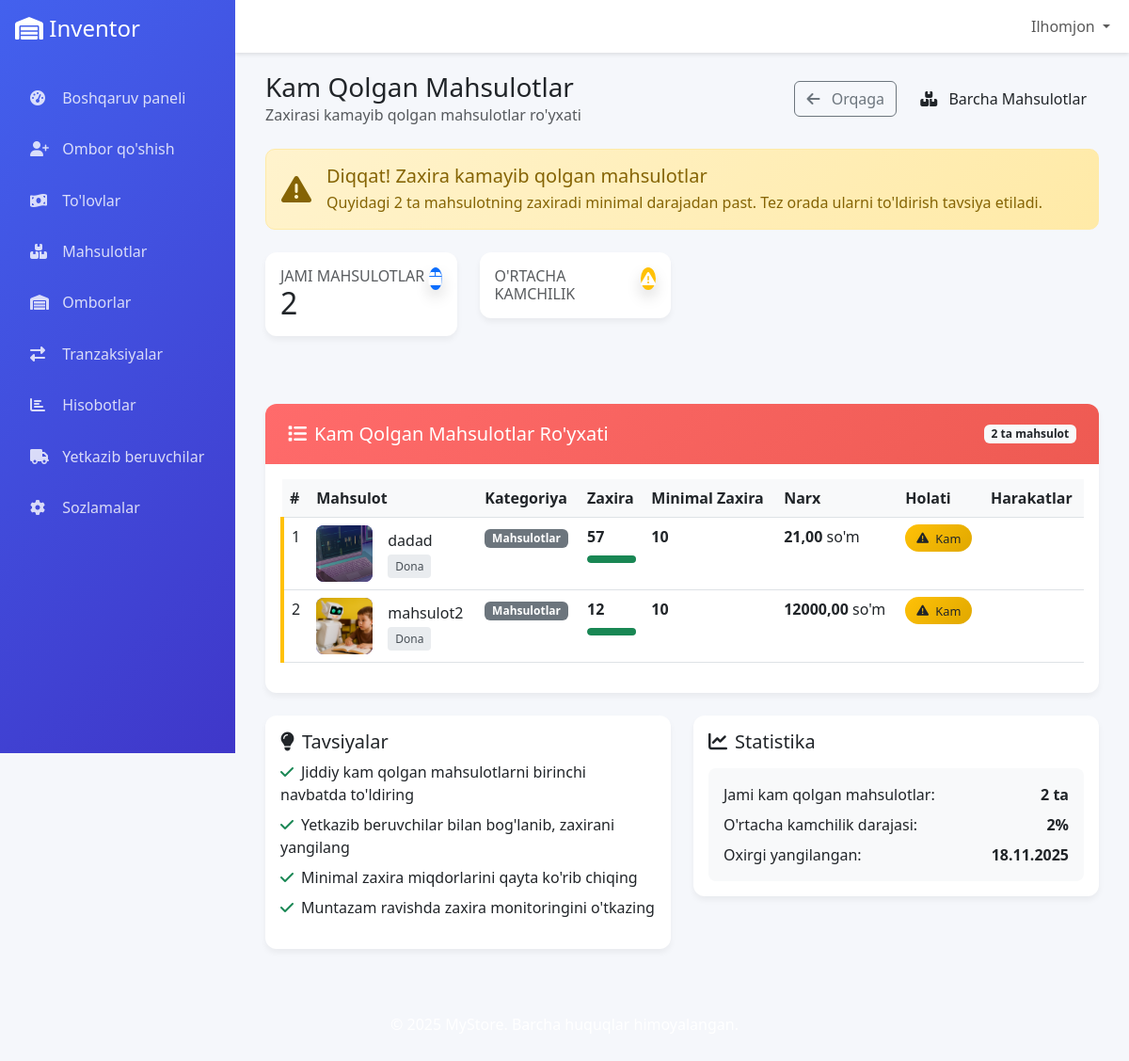
/products/statistics/low-stock/ (signed in), run on an earlier commit of the app's database.
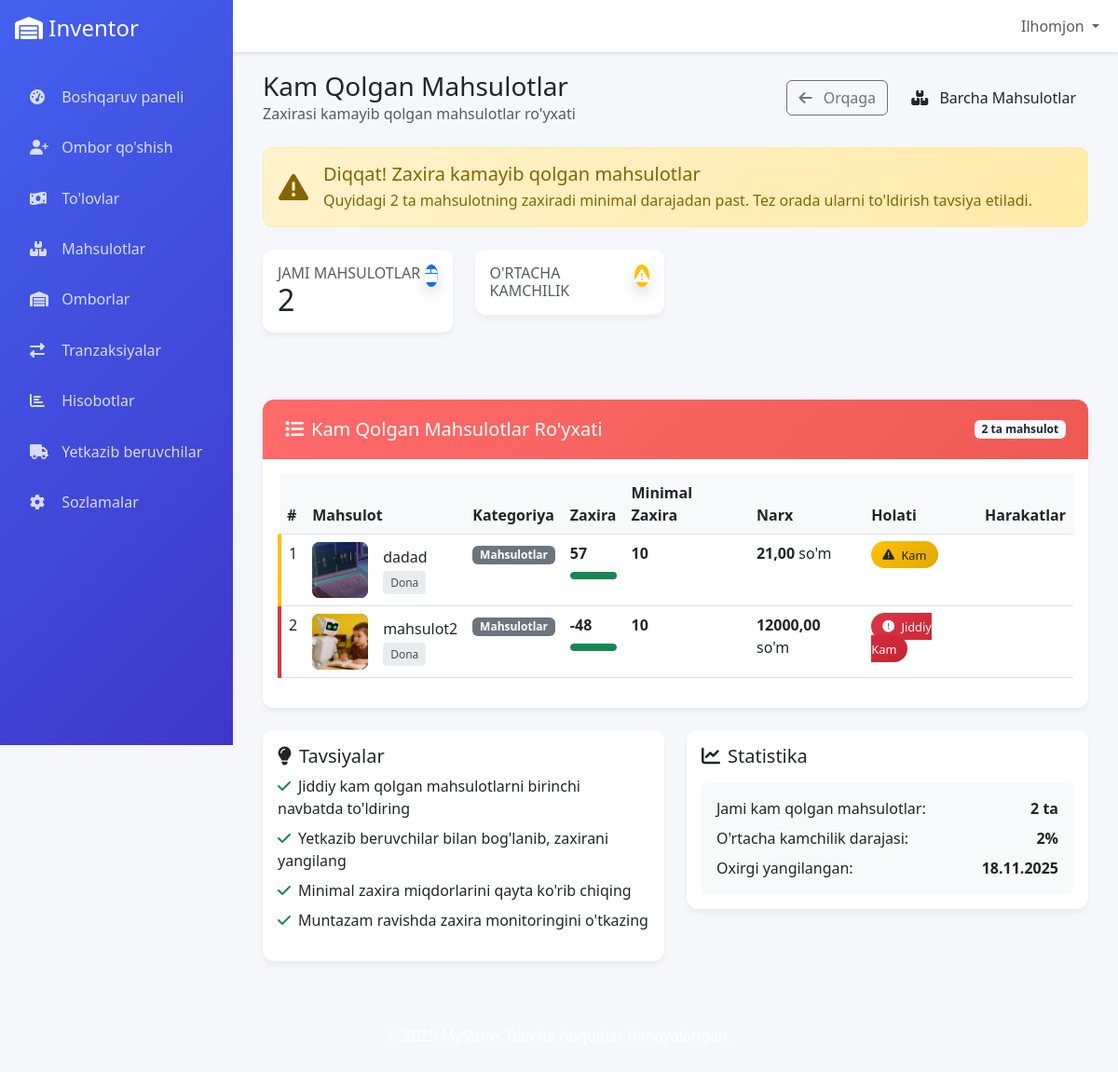
And on a later commit of the database.
### products/models.py (models this page shows, shortened)
class Product(models.Model):
    UNIT_CHOICES = (
        ('kg', 'kg'),
        ('box', 'Karopka'),
        ('l', 'Litr'),
        ('m', 'Metr'),
        ('ton', 'Tonna'),
        ('piece', 'Dona'),
        ('pack', 'Pochka'),
    )
    name = models.CharField(max_length=100)
    category = models.ForeignKey(Category, on_delete=models.CASCADE, related_name="products")
    description = models.TextField(blank=True)
    price = models.DecimalField(max_digits=10, decimal_places=2)
    image = models.ImageField(upload_to='products/', null=True, blank=True)
    min_stock = models.IntegerField(default=0)
    stock_quantity = models.IntegerField(default=0)
    unit = models.CharField(max_length=10, choices=UNIT_CHOICES, default='piece')
    created_at = models.DateTimeField(auto_now_add=True)
    updated_at = models.DateTimeField(auto_now=True)
    supplier = models.ForeignKey('inventor.Supplier', on_delete=models.SET_NULL, null=True, blank=True)
    warehouse = models.ForeignKey('inventor.Warehouse', on_delete=models.CASCADE, null=True, blank=True)
    class Meta:
        ordering = ['name']

class Category(models.Model):
    name = models.CharField(max_length=100, unique=True)
    description = models.TextField(blank=True)

### products/views.py (the view)
# urls.py: path('statistics/low-stock/', views.low_stock_products, name='low_stock_products'),
@login_required
def low_stock_products(request):
    products = Product.objects.all()
    try:
        role = request.user.userrole.role
        warehouse = request.user.userrole.warehouse
        if role == 'WAREHOUSE_MANAGER':
            products = products.filter(warehouse=warehouse, stock_quantity__lte=F('min_stock'))
        elif role == 'SELLER':
            products = products.filter(warehouse=warehouse, stock_quantity__gt=0)
    except:
        pass
    return render(request, 'products/low_stock.html', {'products': products})

### templates/products/low_stock.html (shortened to what the changed rows need)
{% extends 'base.html' %}
{% load static %}
{% load math_filters %}
{% block content %}
<div class="container-fluid">
    <div class="d-flex justify-content-between align-items-center mb-4">
        <div>
            <h1 class="h3 mb-0">Kam Qolgan Mahsulotlar</h1>
        </div>
    </div>
    <div class="card card-custom">
        <div class="card-body">
            {% if products %}
            <div class="table-responsive">
                <table class="table table-hover">
                    <thead>
                        <tr>
                            <th>#</th>
                            <th>Mahsulot</th>
                            <th>Kategoriya</th>
                            <th>Zaxira</th>
                            <th>Minimal Zaxira</th>
                            <th>Narx</th>
                            <th>Holati</th>
                            <th>Harakatlar</th>
                        </tr>
                    </thead>
                    <tbody>
                        {% for product in products %}
                        <tr class="{% if product.stock_quantity <= product.min_stock|divisibleby:2 %}critical-row{% else %}warning-row{% endif %}">
                            <td>{{ forloop.counter }}</td>
                            <td>
                                <div class="d-flex align-items-center">
                                    <div class="product-image me-3">
                                        {% if product.image %}
                                            <img src="{{ product.image.url }}" alt="{{ product.name }}">
                                        {% else %}
                                            {{ product.name|slice:":1"|upper }}
                                        {% endif %}
                                    </div>
                                    <div>
                                        <h6 class="mb-0">{{ product.name }}</h6>
                                        <div class="mt-1">
                                            <span class="unit-badge">{{ product.get_unit_display }}</span>
                                        </div>
                                    </div>
                                </div>
                            </td>
                            <td>
                                {% if product.category %}
                                    <span class="badge bg-secondary">{{ product.category.name }}</span>
                                {% else %}
                                    <span class="text-muted">Kategoriya yo'q</span>
                                {% endif %}
                            </td>
                            <td>
                                <strong>{{ product.stock_quantity }}</strong>
                                <div class="stock-progress">
                                    {% with percentage=product.stock_quantity|divisibleby:product.min_stock|default:100 %}
                                    <div class="stock-progress-bar
                                        {% if percentage <= 25 %}bg-danger
                                        {% elif percentage <= 50 %}bg-warning
                                        {% else %}bg-success{% endif %}"
                                        style="width: {% widthratio product.stock_quantity product.min_stock 100 %}%">
                                    </div>
                                    {% endwith %}
                                </div>
                            </td>
                            <td>
                                <strong>{{ product.min_stock }}</strong>
                            </td>
                            <td>
                                <strong>{{ product.price }}</strong> so'm
                            </td>
                            <td>
                                {% if product.stock_quantity == 0 %}
                                    <span class="badge-critical">
                                        <i class="fas fa-times-circle me-1"></i> Tugagan
                                    </span>
                                {% elif product.stock_quantity <= product.min_stock|divisibleby:2 %}
                                    <span class="badge-critical">
                                        <i class="fas fa-exclamation-circle me-1"></i> Jiddiy Kam
                                    </span>
                                {% else %}
                                    <span class="badge-warning">
                                        <i class="fas fa-exclamation-triangle me-1"></i> Kam
                                    </span>
                                {% endif %}
                            </td>
                            <td>
                            </td>
                        </tr>
                        {% endfor %}
                    </tbody>
                </table>
            </div>
            {% endif %}
        </div>
    </div>
    {% if products %}
    <div class="row mt-4">
        <div class="col-md-6">
            <div class="card card-custom">
                <div class="card-body">
                    <div class="stock-info">
                        <div class="d-flex justify-content-between">
                            <span>Oxirgi yangilangan:</span>
                            <strong>
                                {% if products %}
                                    {{ products.0.updated_at|date:"d.m.Y" }}
                                {% else %}
                                    N/A
                                {% endif %}
                            </strong>
                        </div>
                    </div>
                </div>
            </div>
        </div>
    </div>
    {% endif %}
</div>
{% endblock %}

What changed in the data, as far as the page shows it:
changed Product "mahsulot2": stock_quantity "12" → "-48"; stock_quantity "Kam" → "Jiddiy Kam"
